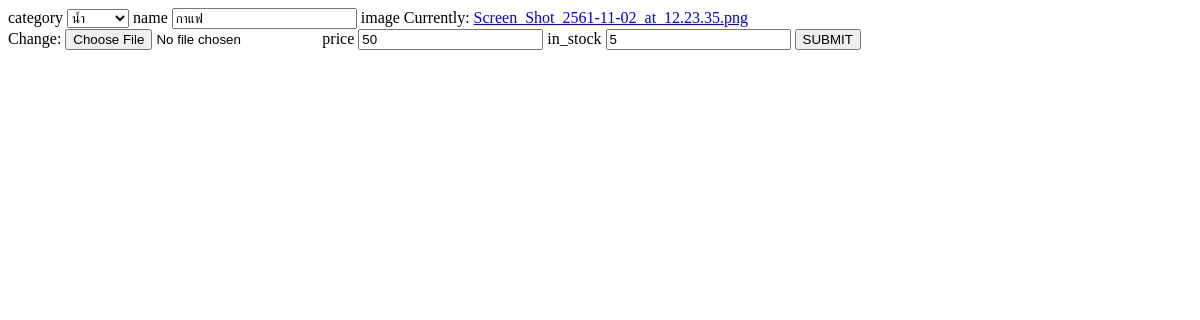
Page /edit/1 on the earlier database version.
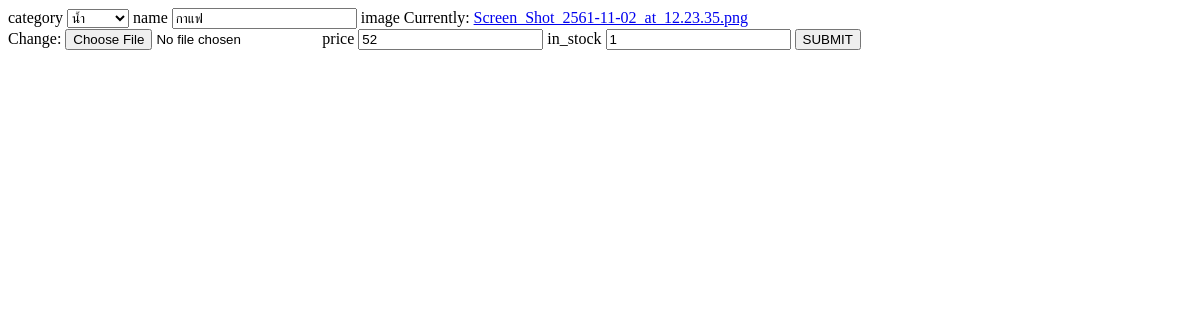
Same page on the later database version.
### pos/models.py (models this page shows, shortened)
class Item(models.Model):
    category = models.ForeignKey(Category,on_delete=models.CASCADE)
    name = models.CharField(max_length=99)
    image = models.ImageField()
    price = models.IntegerField()
    in_stock = models.PositiveIntegerField()

### pos/views.py (the view)
# urls.py: path('edit/<int:pk>', edit_item, name='edit_item'),
def edit_item(request,pk):
    if request.method == 'POST':
        item = Item.objects.get(pk=pk)
        form = ItemForm(request.POST, request.FILES,instance=item)
        if form.is_valid():
                form.save()
        return redirect('list_item')
    form = ItemForm(instance=Item.objects.get(pk=pk))
    context = {'form':form}
    return render(request,'pos/edit.html',context)

### pos/forms.py
class ItemForm(ModelForm):
    class Meta:
        model = Item
        fields = '__all__'

### pos/models.py (called while the page is built)
    def __str__(self):
        return self.name

### pos/templates/pos/edit.html (shortened to what this page needs)
<!DOCTYPE html>
<html lang="en">
<head>
</head>
<body>
    <form enctype="multipart/form-data" method="post">
        {% for i in form %}
           {{i.name}} {{i}}
        {% endfor %}
        <button type="submit">SUBMIT</button>
    </form>
</body>
</html>

Differences in the rows shown:
changed Item "กาแฟ": price "50" → "52"; in_stock "5" → "1"
